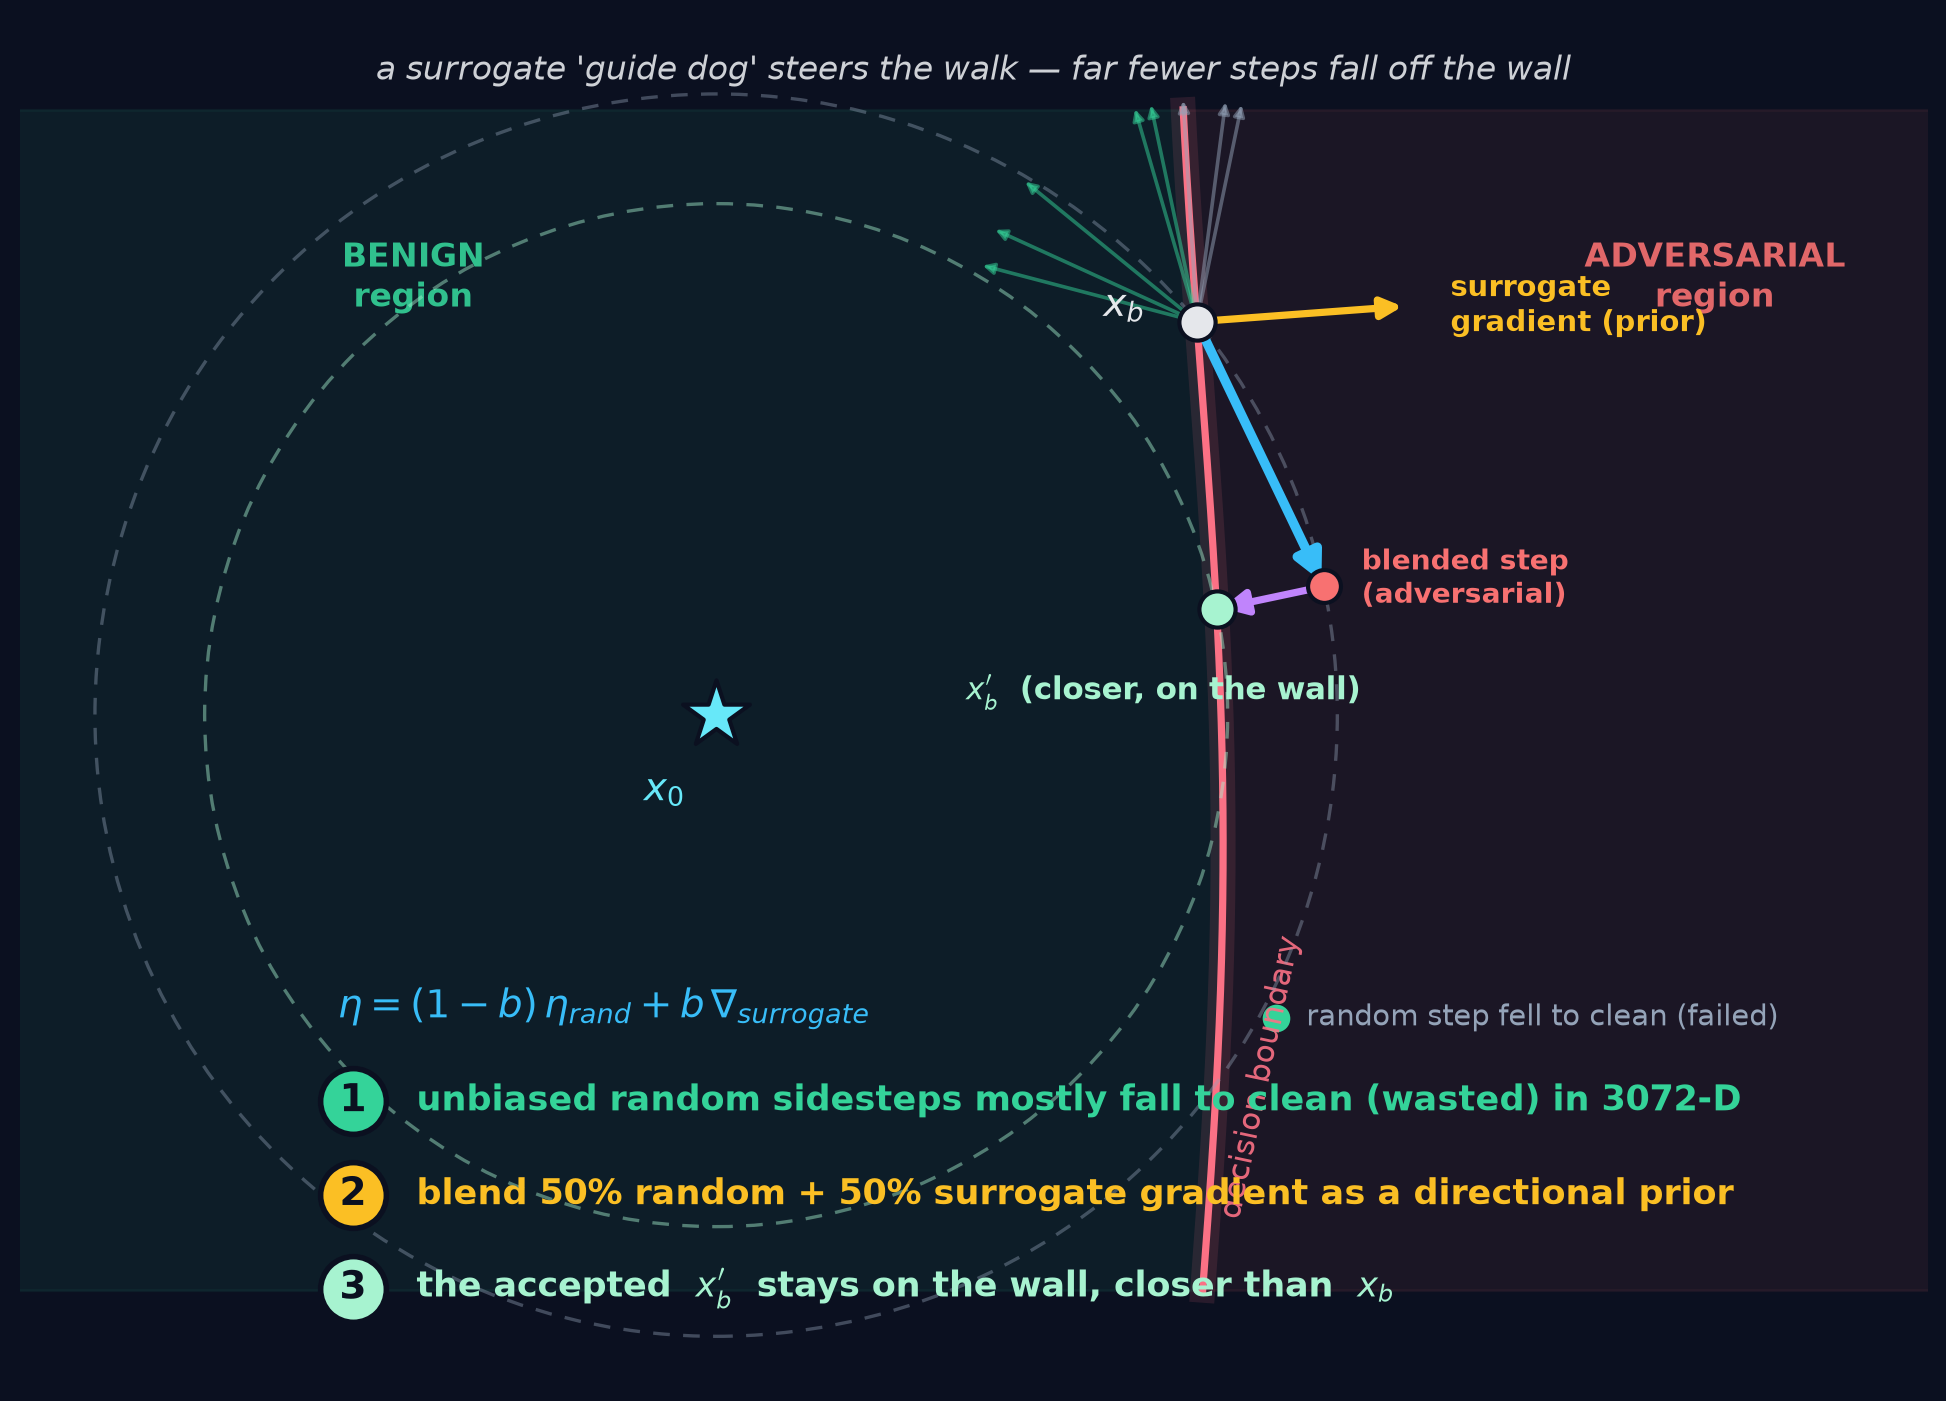

This chart was generated by the following Python code:
"""Slide 14 - Biased Boundary: The Hiker with a Guide Dog.
Blend the random sidestep with the surrogate gradient: eta = (1-bias)*eta + bias*sgrad.
The accepted point x_b' stays ON the wall, closer to x0; the surrogate bias finds it faster."""
import numpy as np
from matplotlib.patches import Circle
from style import (canvas, finish, save, arrow, dot, star, label, badges, legend_dots,
                   boundary_scene, INK, MUTE, BENIGN, ADV, AMBER, CYAN, VIOLET, STAR, MINT)

fig, ax = canvas()
fb = boundary_scene(ax, fb=lambda y: 6.2 + 0.15 * np.sin(0.5 * y),
                    benign_xy=(1.0, 6.7), adv_xy=(9.6, 6.7), name_xy=(6.3, 0.7))
is_adv = lambda p: p[0] > fb(p[1])

x0 = np.array([3.0, 4.0])
x_b = np.array([fb(6.6), 6.6])
x_bp = np.array([fb(4.7), 4.7])                    # accepted point: ON the wall, closer to x0
d, dp = np.linalg.norm(x_b - x0), np.linalg.norm(x_bp - x0)
u = (x_bp - x0) / dp
cand = x0 + d * u                                  # on the radius-d circle, past the wall -> adversarial
assert is_adv(cand) and dp < d
r_hat = (x_b - x0) / d
tan = np.array([-r_hat[1], r_hat[0]])
fp = 0.15 * 0.5 * np.cos(0.5 * x_b[1])             # boundary slope -> surrogate gradient ~ normal
nrm = np.array([1.0, -fp]); nrm /= np.linalg.norm(nrm)

ax.add_patch(Circle(x0, d, fill=False, ec=MUTE, lw=1.2, ls=(0, (5, 4)), alpha=.4, zorder=3))
ax.add_patch(Circle(x0, dp, fill=False, ec=MINT, lw=1.2, ls=(0, (5, 4)), alpha=.45, zorder=3))

# unbiased random sidesteps -- many "fall off the wall" (become clean = wasted query)
rng = np.random.default_rng(2)
for _ in range(8):
    a = rng.uniform(-1.0, 1.0)
    c = x_b + 1.5 * (np.cos(a) * tan + np.sin(a) * (-r_hat))
    arrow(ax, x_b, c, BENIGN if not is_adv(c) else MUTE, lw=1.3, scale=8, z=3, alpha=.5)

# surrogate gradient = directional prior (boundary normal, into adversarial) -- distinct from the step
arrow(ax, x_b, x_b + 1.4 * nrm, AMBER, lw=2.6, scale=15, z=5)
label(ax, x_b + 1.4 * nrm, "surrogate\ngradient (prior)", AMBER, fs=10.5, dx=0.28, dy=0.0, ha="left")

# blended step lands on the circle (adversarial), then re-projects radially onto the wall at x_b'
arrow(ax, x_b, cand, CYAN, lw=3.4, scale=20, z=6)
arrow(ax, cand, x_bp, VIOLET, lw=2.6, scale=18, z=6)

star(ax, x0); label(ax, x0, r"$x_0$", STAR, fs=14, dx=-0.2, dy=-0.5, ha="right")
dot(ax, x_b, INK); label(ax, x_b, r"$x_b$", INK, fs=14, dx=-0.34, dy=0.1, ha="right")
dot(ax, cand, ADV, s=140); label(ax, cand, "blended step\n(adversarial)", ADV, fs=10, dx=0.25, dy=0.05, ha="left")
dot(ax, x_bp, MINT, s=170); label(ax, x_bp, r"$x_b'$  (closer, on the wall)", MINT, fs=11, dx=-0.35, dy=-0.55, ha="center")

ax.text(4.7, 8.2, "a surrogate 'guide dog' steers the walk — far fewer steps fall off the wall",
        color=INK, fontsize=12, ha="center", style="italic", alpha=.9)
ax.text(0.5, 2.0, r"$\eta = (1-b)\,\eta_{rand} + b\,\nabla_{surrogate}$", color=CYAN, fontsize=14, ha="left")
badges(ax, [(1, r"unbiased random sidesteps mostly fall to clean (wasted) in 3072-D", BENIGN),
            (2, r"blend 50% random + 50% surrogate gradient as a directional prior", AMBER),
            (3, r"the accepted  $x_b'$  stays on the wall, closer than  $x_b$", MINT)], 0.6, 1.45)
legend_dots(ax, [(BENIGN, "random step fell to clean (failed)")], 6.7, 2.0)

finish(ax, (-1.6, 11.0), (-0.4, 8.6))
save(fig, "14_biased_boundary")
